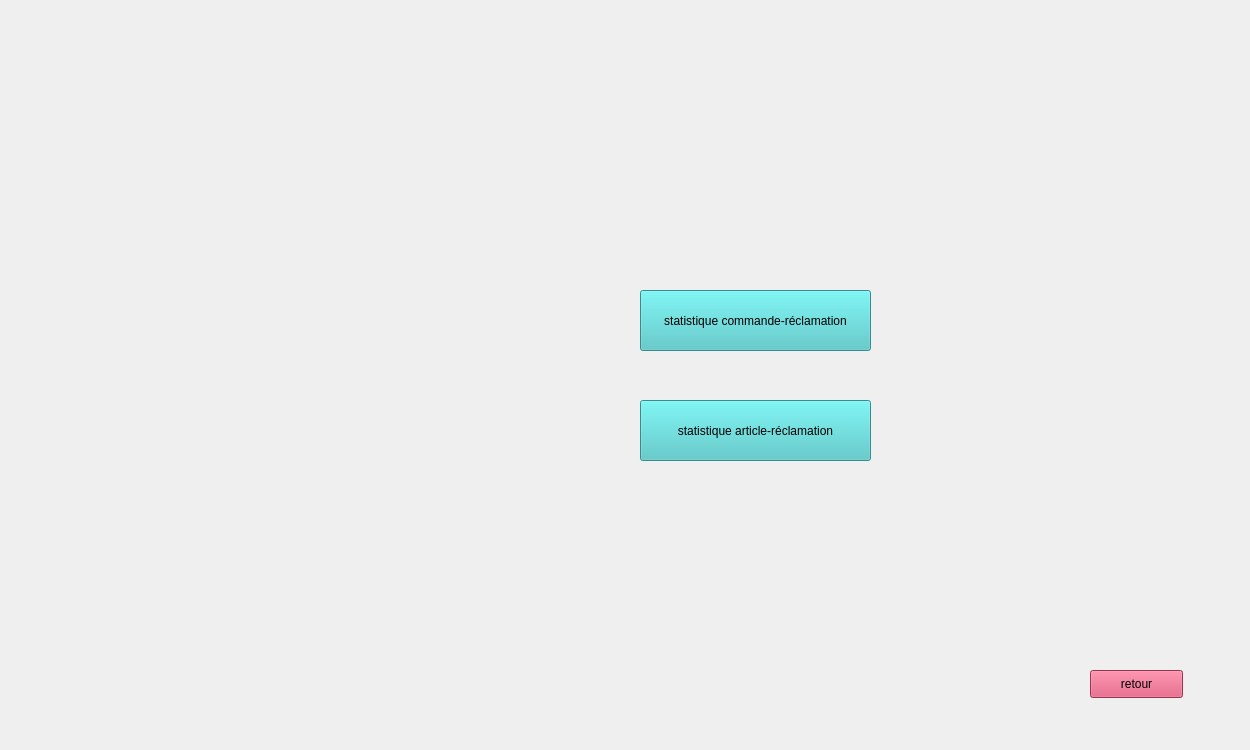
   <widget class="QWidget" name="page_5">
    <widget class="QPushButton" name="pushButton_8">
     <property name="geometry">
      <rect>
       <x>350</x>
       <y>130</y>
       <width>171</width>
       <height>61</height>
      </rect>
     </property>
     <property name="text">
      <string/>
     </property>
     <property name="flat">
      <bool>true</bool>
     </property>
    </widget>
    <widget class="QPushButton" name="pushButton_9">
     <property name="geometry">
      <rect>
       <x>980</x>
       <y>130</y>
       <width>191</width>
       <height>61</height>
      </rect>
     </property>
     <property name="text">
      <string/>
     </property>
     <property name="flat">
      <bool>true</bool>
     </property>
    </widget>
    <widget class="QPushButton" name="pushButton_11">
     <property name="geometry">
      <rect>
       <x>1090</x>
       <y>670</y>
       <width>93</width>
       <height>28</height>
      </rect>
     </property>
     <property name="styleSheet">
      <string notr="true">background-color: rgb(218, 72, 109);</string>
     </property>
     <property name="text">
      <string>retour</string>
     </property>
    </widget>
    <widget class="QLabel" name="label_16">
     <property name="geometry">
      <rect>
       <x>-10</x>
       <y>0</y>
       <width>1241</width>
       <height>741</height>
      </rect>
     </property>
     <property name="text">
      <string/>
     </property>
     <property name="pixmap">
      <pixmap>../../design QT/réclamation 1.png</pixmap>
     </property>
     <property name="scaledContents">
      <bool>true</bool>
     </property>
    </widget>
    <widget class="QPushButton" name="statis">
     <property name="geometry">
      <rect>
       <x>640</x>
       <y>290</y>
       <width>231</width>
       <height>61</height>
      </rect>
     </property>
     <property name="styleSheet">
      <string notr="true">background-color: rgb(72, 198, 198);</string>
     </property>
     <property name="text">
      <string>statistique commande-réclamation</string>
     </property>
    </widget>
    <widget class="QPushButton" name="statis2">
     <property name="geometry">
      <rect>
       <x>640</x>
       <y>400</y>
       <width>231</width>
       <height>61</height>
      </rect>
     </property>
     <property name="styleSheet">
      <string notr="true">background-color: rgb(72, 198, 198);</string>
     </property>
     <property name="text">
      <string>statistique article-réclamation</string>
     </property>
    </widget>
    <zorder>label_16</zorder>
    <zorder>pushButton_8</zorder>
    <zorder>pushButton_9</zorder>
    <zorder>pushButton_11</zorder>
    <zorder>statis</zorder>
    <zorder>statis2</zorder>
   </widget>
